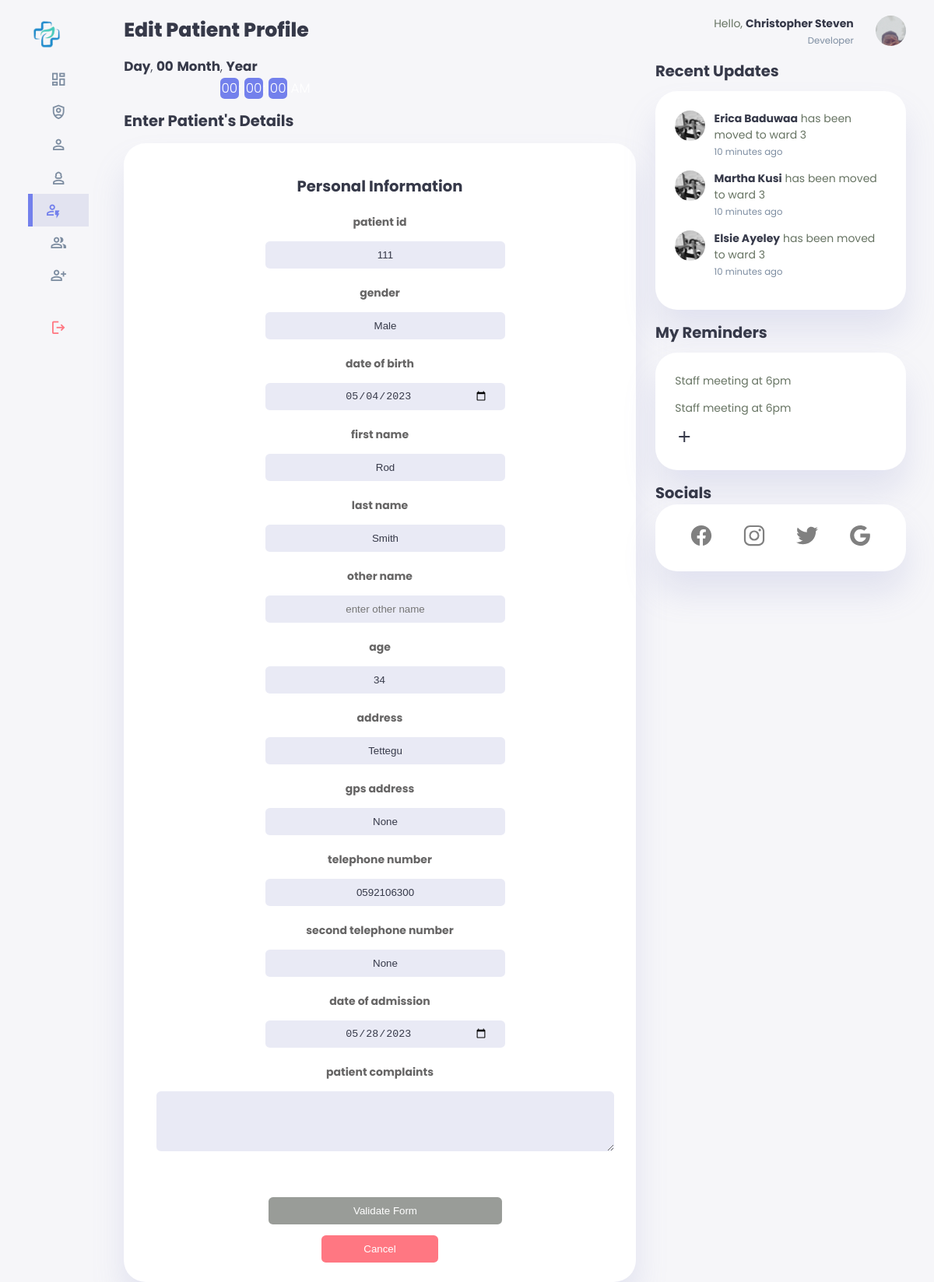
/developer/editpatientdeveloper.php?editid=3 (signed in), run on the app's committed database.
### tables this page shows
CREATE TABLE `patients` (
  `id` int(11) NOT NULL,
  `firstname` varchar(255) NOT NULL,
  `lastname` varchar(255) NOT NULL,
  `othername` varchar(255) NOT NULL,
  `age` varchar(255) NOT NULL,
  `gender` varchar(255) NOT NULL,
  `date_of_birth` date NOT NULL,
  `address` varchar(255) NOT NULL,
  `gps_address` varchar(255) NOT NULL,
  `telephone1` varchar(255) NOT NULL,
  `telephone2` varchar(255) NOT NULL,
  `date_of_admission` date NOT NULL,
  `added_by` varchar(255) NOT NULL,
  `date_added` date NOT NULL,
  `patient_id` varchar(255) NOT NULL,
  `patient_complaints` varchar(255) NOT NULL,
  `doctor_diagnosis` varchar(255) NOT NULL,
  `doctor_prescription` varchar(255) NOT NULL,
  `next_appointment_date` date NOT NULL,
  `doctor_recommendation` varchar(255) NOT NULL,
  `doctor_patient_complaints` varchar(500) NOT NULL,
  `diagnosed_by` varchar(255) NOT NULL,
  `diagnosis_date_added` date NOT NULL
);

### developer/editpatientdeveloper.php (the view, shortened to what this page needs)
<?php
include '../connection.php';
$username= $_SESSION['username'];
$sql= "SELECT * FROM `admins` WHERE username= '$username'";
$result= mysqli_query($con,$sql);
$row= mysqli_fetch_assoc($result);
$adminimage= $row['image'];
$position=$row['position'];
$admin_firstname=$row['firstname'];
$admin_lastname=" ".$row['lastname'];
$user_fullname= $admin_firstname.$admin_lastname;
$id = $_GET['editid'];
$sqlview= "SELECT * from `patients` WHERE id=$id";
$resultview=mysqli_query($con,$sqlview);
$rowview=mysqli_fetch_assoc($resultview);
$patient_id=$rowview['patient_id'];
$patient_complaints=$rowview['patient_complaints'];
$firstname=$rowview['firstname'];
$lastname=$rowview['lastname'];
$othername=$rowview['othername'];
$age=$rowview['age'];
$gender=$rowview['gender'];
$date_of_birth=$rowview['date_of_birth'];
$address=$rowview['address'];
$gps_address=$rowview['gps_address'];
$telephone1=$rowview['telephone1'];
$telephone2=$rowview['telephone2'];
$date_of_admission=$rowview['date_of_admission'];
?>
<!DOCTYPE html>
<html lang="en">
<head>
    <link rel="stylesheet" href="../css/addnewpatient.css">
</head>
<body onload="initClock()">
    <div class="container">
        <aside>
            <div class="top">
                <div class="logo">
                    <div class="ring"></div>
                    <img src="../developerimages/logo.png" alt="logo">
                </div>
            </div>
            <div class="sidebar">
                <a href="./overviewdeveloper.php">
                    <span class="material-symbols-outlined">dashboard</span>
                </a>
                <a href="./adminsdeveloper.php">
                    <span class="material-symbols-outlined">shield_person</span>
                </a>
                <a href="./doctorsdeveloper.php">
                    <span class="material-symbols-outlined">person</span>
                </a>
                <a href="./nursesdeveloper.php">
                    <span class="material-symbols-outlined">person_3</span>
                </a>
                <a href="./patientsdeveloper.php" class="active">
                    <span class="material-symbols-outlined">recent_patient</span>
                </a>
                <a href="./staffdeveloper.php">
                    <span class="material-symbols-outlined">group</span>
                </a>
                <a href="./addnewdeveloper.php">
                    <span class="material-symbols-outlined">person_add</span>
                </a>
                <a href="../logout.php">
                    <span class="material-symbols-outlined">logout</span>
                </a>
            </div>
        </aside>
        <main>
            <h1>Edit Patient Profile</h1>
            <div class="datetime">
                <div class="date">
                    <b><span id="dayname">Day</span></b>,
                    <b><span id="daynum">00</span></b>
                    <b><span id="month">Month</span></b>,
                    <b><span id="year">Year</span></b>
                </div>
                <div class="time">
                    <span id="hours">00</span>:
                    <span id="minutes">00</span>:
                    <span id="seconds">00</span>
                    <span id="period">AM</span>
                </div>
            </div>
            <h2>Enter Patient's Details</h2>
            <div class="form-format">
                <div class="form">
                    <form action="" method="post" enctype="multipart/form-data" id="form">
                        <h2 class="form-legend">Personal Information</h2>
                        <div class="form-divisions">
                            <h4 class="select-heading">patient id</h4>
                             <input type="text" name="patient_id" id="patient_id" placeholder="enter patient_id" value=<?php echo $patient_id;?>>
                        </div>
                        <div class="form-divisions">
                            <h4 class="select-heading">gender</h4>
                             <input type="text" name="gender" id="gender" placeholder="enter gender" value=<?php echo $gender;?>>
                        </div>
                        <div class="form-divisions">
                            <h4 class="select-heading">date of birth</h4>
                            <input type="date" name="date_of_birth" id="date_of_birth" placeholder="enter date of birth" value=<?php echo $date_of_birth;?>>
                        </div>
                        <div class="form-divisions">
                            <h4 class="select-heading">first name</h4>
                            <input type="text" name="firstname" id="firstname" placeholder="enter first name" value=<?php echo $firstname;?>>
                        </div>
                        <div class="form-divisions">
                            <h4 class="select-heading">last name</h4>
                            <input type="text" name="lastname" id="lastname" placeholder="enter last name" value=<?php echo $lastname;?>>
                        </div>
                        <div class="form-divisions">
                            <h4 class="select-heading">other name</h4>
                            <input type="text" name="othername" id="othername" placeholder="enter other name" value=<?php echo $othername;?>>
                        </div>
                        <div class="form-divisions">
                            <h4 class="select-heading">age</h4>
                            <input type="number" name="age" id="age" placeholder="enter age" min="18" max="80" value=<?php echo $age;?>>
                        </div>
                        <div class="form-divisions">
                            <h4 class="select-heading">address</h4>
                            <input type="text" name="address" id="address" placeholder="enter residential address" value=<?php echo $address;?>>
                        </div>
                        <div class="form-divisions">
                            <h4 class="select-heading">gps address</h4>
                            <input type="text" name="gps_address" id="gps_address" placeholder="enter gps address of residence" value=<?php echo $gps_address;?>>
                        </div>
                        <div class="form-divisions">
                            <h4 class="select-heading">telephone number</h4>
                            <input type="tel" name="telephone1" id="telephone1" placeholder="enter phone number" minlength="10" maxlength="10" value=<?php echo $telephone1;?>>
                        </div>
                        <div class="form-divisions">
                            <h4 class="select-heading"> second telephone number</h4>
                            <input type="tel" name="telephone2" id="telephone2" placeholder="enter second phone number(optional)" minlength="10" maxlength="10" value=<?php echo $telephone2;?>>
                        </div>
                        <div class="form-divisions">
                            <h4 class="select-heading">date of admission</h4>
                            <input type="date" name="date_of_admission" id="date_of_admission" placeholder="enter date of admission" value=<?php echo $date_of_admission;?>>
                        </div>
                        <div class="form-divisions">
                            <h4 class="select-heading">patient complaints</h4>
                            <textarea name="patient_complaints" id="patient_complaints" value=<?php echo $patient_complaints;?>></textarea>
                        </div>
                        <div class="form-divisions">
                            <input type="submit" name="submit" value="Validate Form" id="submit">
                        </div>
                    </form>
                    <div class="form-divisions">
                        <button id="cancel-add" onclick="location.href='./patientsdeveloper.php'">Cancel</button>
                    </div>
                </div>
            </div>
        </main>
        <div class="right">
            <div class="top">
                <div class="profile" onclick="location.href='./developerprofile.php'">
                    <div class="info">
                        <p>Hello, <b><?php echo $user_fullname; ?></b></p>
                        <small class="text-muted"><?php echo $position; ?></small>
                    </div>
                    <div class="profile-photo">
                        <img src="<?php echo $adminimage;?>" alt="">
                    </div>
                </div>
            </div>
            <div class="recent-updates">
                <h2>Recent Updates</h2>
                <div class="updates">
                    <div class="update">
                        <div class="profile-photo">
                           <img src="../developerimages/lizzy.jpg" alt="updated person profile 1">
                        </div>
                        <div class="message">
                           <p><b>Erica Baduwaa</b> has been moved to ward 3</p>
                           <small class="text-muted">10 minutes ago</small>
                        </div>
                    </div>
                    <div class="update">
                        <div class="profile-photo">
                            <img src="../developerimages/lizzy.jpg" alt="updated person profile 1">
                        </div>
                        <div class="message">
                            <p><b>Martha Kusi</b> has been moved to ward 3</p>
                            <small class="text-muted">10 minutes ago</small>
                        </div>
                    </div>
                    <div class="update">
                        <div class="profile-photo">
                           <img src="../developerimages/lizzy.jpg" alt="updated person profile 1">
                        </div>
                        <div class="message">
                            <p><b>Elsie Ayeley</b> has been moved to ward 3</p>
                           <small class="text-muted">10 minutes ago</small>
                        </div>
                    </div>
                </div>
            </div>
            <div class="notes-section">
                <h2>My Reminders</h2>
                <div class="notes">
                    <div class="note">
                        <p>Staff meeting at 6pm</p>
                    </div>
                    <div class="note">
                        <p>Staff meeting at 6pm</p>
                    </div>
                    <a href="./reminders.php">
                        <span class="material-symbols-outlined">add</span>
                    </a>
                </div>
            </div>
            <div class="socials-and-website">
                <h2>Socials</h2>
                <div class="social-icons">
                    <a href="https://www.facebook.com/" id="facebook">
                    </a>
                    <a href="https://www.instagram.com/" id="instagram">
                    </a>
                    <a href="https://www.twitter.com/" id="twitter">
                    </a>
                    <a href="https://www.google.com/" id="google">
                    </a>
                </div>
            </div>
        </div>
    </div>
</body>
</html>

### data on the page
patients: patient_id "111", gender "Male", date_of_birth "05/04/2023", firstname "Rod", lastname "Smith", age "34", address "Tettegu", gps_address "None", telephone1 "0592106300", telephone2 "None", date_of_admission "05/28/2023"

### other printed values
$user_fullname "Christopher Steven"
$position "Developer"
